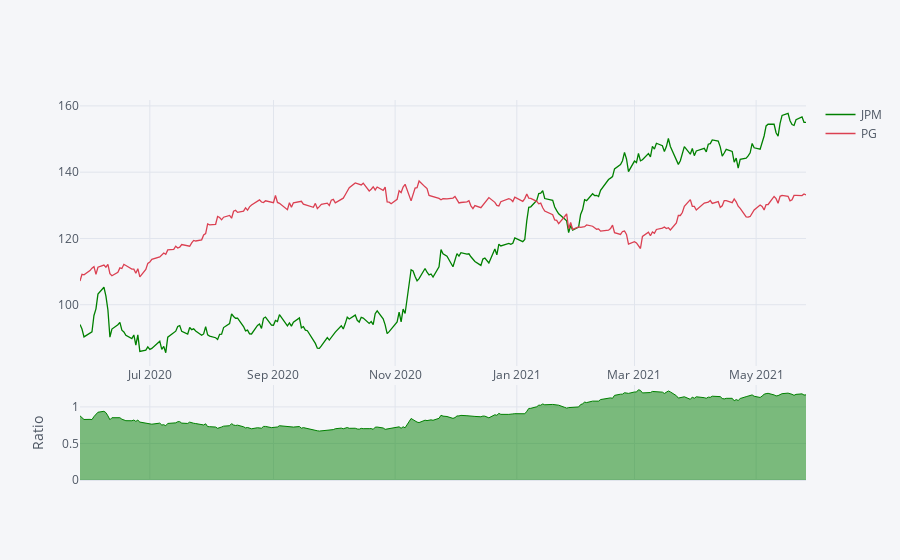

Here is the notebook cell this chart was saved with:
### Code cell
stock_data['Adj Close'][['JPM', 'PG']].iplot(kind='ratio',colors=['green','red'])

### Figure 1 — Plotly figure (JSON) as saved in the notebook; plotly's stock layout.template omitted (floating-point values rounded to 4 significant figures; data arrays with more than 128 entries replaced by an {"elided": "..."} marker saying what was removed)
{"data": [{"line": {"color": "rgba(0, 128, 0, 1.0)", "dash": "solid", "shape": "linear", "width": 1.3}, "mode": "lines", "name": "JPM", "text": "", "type": "scatter", "x": {"elided": "253 str values"}, "y": {"elided": "253 float values"}}, {"line": {"color": "rgba(219, 64, 82, 1.0)", "dash": "solid", "shape": "linear", "width": 1.3}, "mode": "lines", "name": "PG", "text": "", "type": "scatter", "x": {"elided": "253 str values"}, "y": {"elided": "253 float values"}}, {"connectgaps": false, "fill": "tozeroy", "line": {"color": "rgba(0, 128, 0, 1.0)", "dash": "solid", "shape": "linear", "width": 1}, "mode": "lines", "name": "Ratio", "showlegend": false, "type": "scatter", "x": {"elided": "253 str values"}, "xaxis": "x2", "y": {"elided": "253 float values"}, "yaxis": "y2"}], "layout": {"hovermode": "x", "legend": {"bgcolor": "#F5F6F9", "font": {"color": "#4D5663"}}, "paper_bgcolor": "#F5F6F9", "plot_bgcolor": "#F5F6F9", "title": {"font": {"color": "#4D5663"}}, "xaxis": {"gridcolor": "#E1E5ED", "showgrid": true, "tickfont": {"color": "#4D5663"}, "title": {"font": {"color": "#4D5663"}, "text": ""}, "zerolinecolor": "#E1E5ED"}, "xaxis2": {"anchor": "y2", "gridcolor": "#E1E5ED", "showgrid": true, "showticklabels": false, "tickfont": {"color": "#4D5663"}, "title": {"font": {"color": "#4D5663"}, "text": ""}, "zerolinecolor": "#E1E5ED"}, "yaxis": {"domain": [0.3, 1], "gridcolor": "#E1E5ED", "showgrid": true, "tickfont": {"color": "#4D5663"}, "title": {"font": {"color": "#4D5663"}, "text": ""}, "zerolinecolor": "#E1E5ED"}, "yaxis2": {"domain": [0, 0.25], "gridcolor": "#E1E5ED", "showgrid": true, "tickfont": {"color": "#4D5663"}, "title": {"font": {"color": "#4D5663"}, "text": "Ratio"}, "zerolinecolor": "#E1E5ED"}}}
